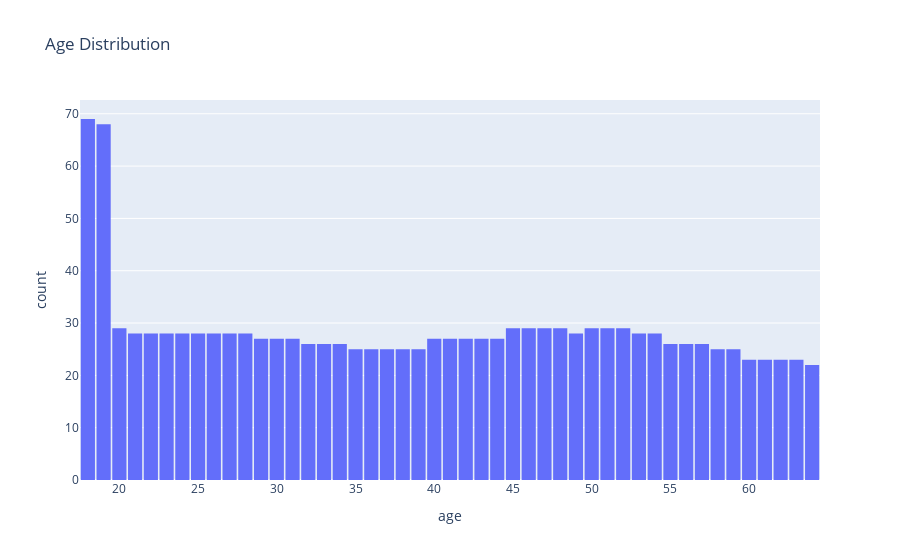

The notebook cell this image was saved under:
### Markdown cell above
# Data Visulization

### Code cell
fig = px.histogram(medical_df, x='age', nbins=47, title='Age Distribution') #nbins is the number of bars in the histogram
fig.update_layout(bargap=0.1) # Update the layout of the plot
fig.show()

### Figure 1 — Plotly figure (JSON) as saved in the notebook; plotly's stock layout.template omitted (floating-point values rounded to 4 significant figures; data arrays with more than 128 entries replaced by an {"elided": "..."} marker saying what was removed)
{"data": [{"bingroup": "x", "hovertemplate": "age=%{x}<br>count=%{y}<extra></extra>", "legendgroup": "", "marker": {"color": "#636efa", "pattern": {"shape": ""}}, "name": "", "nbinsx": 47, "orientation": "v", "showlegend": false, "type": "histogram", "x": {"elided": "1338 int values"}, "xaxis": "x", "yaxis": "y"}], "layout": {"bargap": 0.1, "barmode": "relative", "legend": {"tracegroupgap": 0}, "title": {"text": "Age Distribution"}, "xaxis": {"anchor": "y", "domain": [0, 1], "title": {"text": "age"}}, "yaxis": {"anchor": "x", "domain": [0, 1], "title": {"text": "count"}}}}
